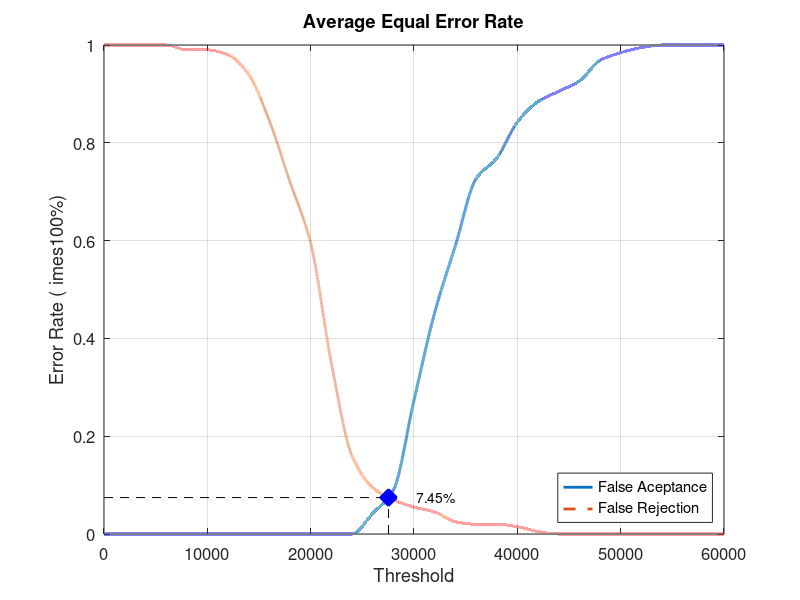
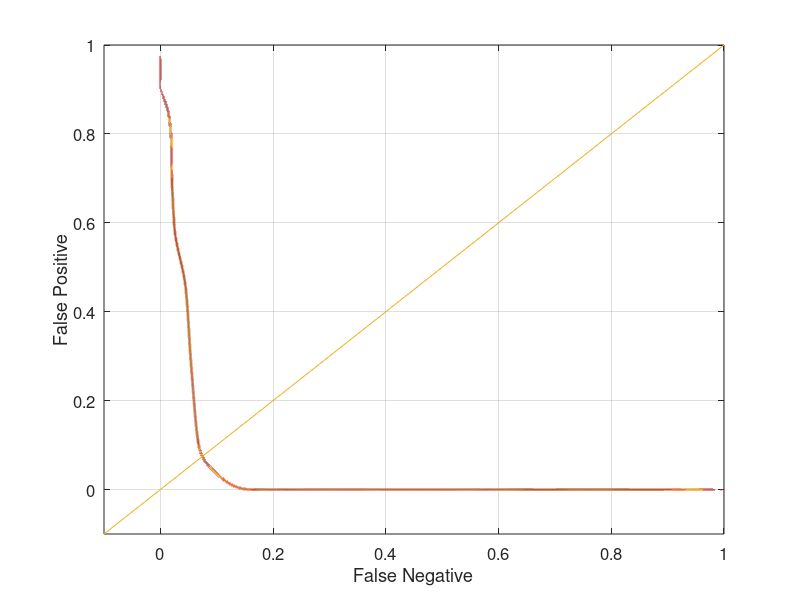

MATLAB code to generate these figures, in order:
close all;
clear;
clc;
x = 0:2000:60000;
xq = 0:0.5:60000;

y0 = [0 0 0 0 0 0 0 0 0 0 0 0 0 0.0421053 0.0894737 0.273684 0.452632 0.589474 0.726316 0.768421 0.842105 0.884211 0.905263 0.926316 0.968421 0.984211 0.994737 1 1 1 1]
yy0 = interp1(x, y0, xq, 'pchip');
y1 = [1 1 1 1 0.99 0.99 0.98 0.94 0.845 0.72 0.595 0.35 0.16 0.095 0.07 0.055 0.045 0.025 0.02 0.02 0.015 0.005 0 0 0 0 0 0 0 0 0]
yy1 = interp1(x, y1, xq, 'pchip');

% Calculating EER: 
y2 = abs(y0 - y1);
find(y2 == min(y2))
yy2 = abs(yy0 - yy1);
xEER = find(yy2 == min(yy2));
xEERIndex = xq(xEER) % X-axis EER
yEER = yy0(xEER) % Y-axis EER

main = figure
plot(xq, yy0,'-','LineWidth', 2);	hold on
plot(xq, yy1,'--','LineWidth', 2);	hold on
plot([xEERIndex xEERIndex], [0 yEER], 'k--');	hold on
plot([0 xEERIndex], [yEER yEER], 'k--');	hold on
plot(xEERIndex, yEER, 'bx', 'LineWidth', 10);	hold on
text(xEERIndex + 10 * xEERIndex / 100, yEER, [num2str(round((10000 * yEER)) / 100) '%'])
legend('False Aceptance', 'False Rejection', 'Location', 'SouthEast')
xlabel('Threshold')
ylabel('Error Rate (	imes100%)')
title('Average Equal Error Rate')
set(gca, 'FontSize', 12)
axis([0 60000 0 1])
grid on

print(main, 'Database3_2Main', '-dpng');
FNRxFPR = figure('Color', [1 1 1]);
plot(yy1, yy0, '-', yy1, yy0, 'LineWidth', 2);
hold on
y = -0.1:0.1:1
plot(y, y); 
set(gca, 'FontSize', 12)
xlabel('False Negative')
ylabel('False Positive')
axis([-0.1 1 -0.1 1])
set(gca, 'FontSize', 12)
grid on

print(FNRxFPR, 'Database3_2FNRxFPR','-dpng');
